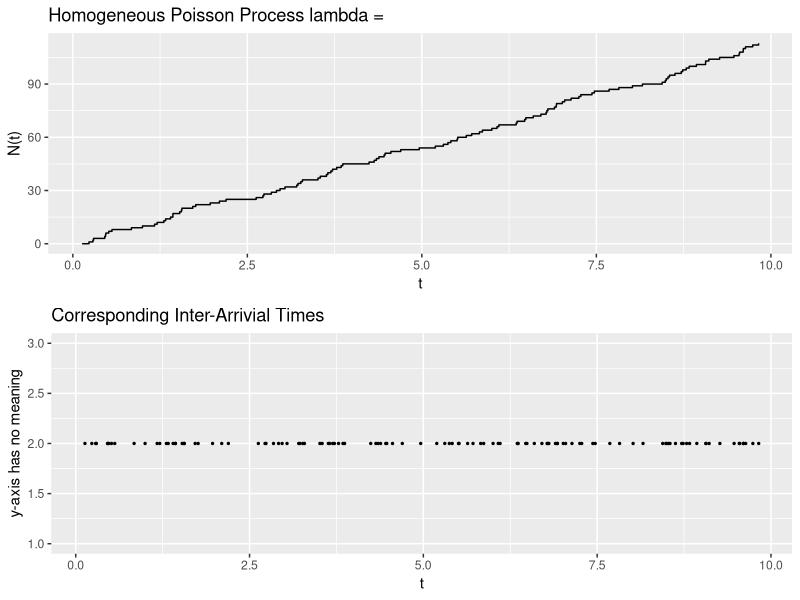

This chart was generated by the following R code:
## ---- chunk 1
library(tidyverse)
library(ggplot2)
## ---- chunk 2
set.seed(1) # for reproducibility

t_max <- 10 
t <- 0 

lmbda <- 10

X <- numeric(0) # vector of t

while(t <= t_max){
  u       <- runif(1)
  t       <-  t - log(u)/lmbda                # t ~ exp(1/lambda)
  if(t < t_max) {
    X <- c(X,t)                               # update index 
  }
}
## ---- chunk 3
length(X)
## ---- chunk 4
df_HPP = tibble(
  x = X, 
  y = 0:(length(X) - 1)
)

p_HPP <- ggplot(data=df_HPP, mapping=aes(x=x, y=y)) +
  geom_step() + 
  labs(title = "Homogeneous Poisson Process lambda = ", 
       x = "t", 
       y = "N(t)")
#p_HPP
## ---- chunk 5
# Plot time plot
df_HPP <- df_HPP %>% add_column(
  t_fix = rep(2, length(df_HPP$x))
) 

p_HPP_time <- ggplot(data=df_HPP, mapping=aes(x=x, y=t_fix)) +
  geom_point(size=0.5) + 
  ylim(c(1,3)) +
  labs(title = "Corresponding Inter-Arrivial Times", 
       x = "t", 
       y = "y-axis has no meaning") 
#p_HPP_time
## ---- chunk 6
require(gridExtra)
grid.arrange(p_HPP, p_HPP_time)
